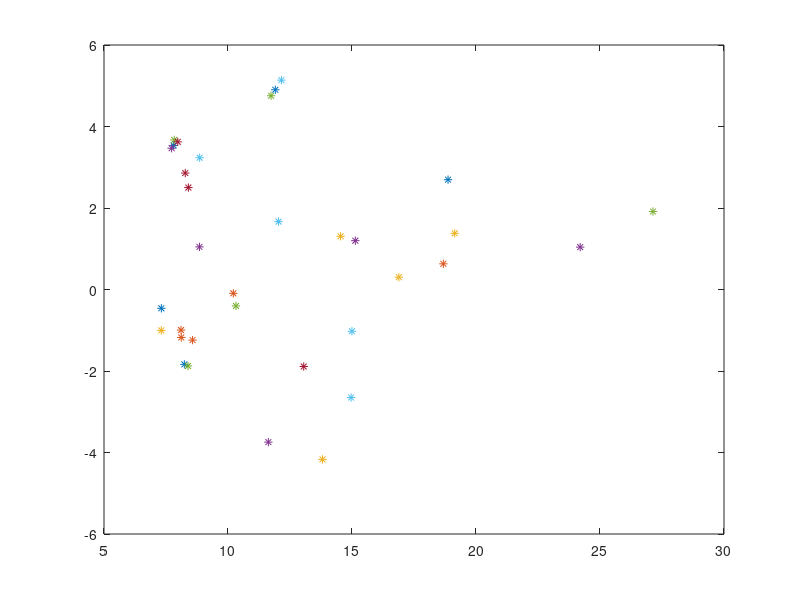

The MATLAB source for this figure:
%%Get Features from Raw Data
%%Features: Land Use
Data=[
2.87	23.43	2.22	1.61	2.42	8.31	1.59	5.75	4.73	0.07	6.17	3.17	1.07	1.48	1.19	2.74	4.05	1.84	1.27	6.94	14.21	1.09	1.19	20.79	9.60	5.73	0.00	0.31	10.22	0.00	1.69	0.10	0.00	14.89
0.13	4.11	4.99	2.87	3.30	7.09	1.04	0.00	0.00	0.36	3.28	49.25	19.44	1.17	1.26	15.36	2.75	3.68	0.00	13.89	0.00	2.84	0.37	0.48	0.00	12.02	0.00	0.00	0.00	0.00	0.00	1.31	0.00	0.00
75.45	50.83	12.70	73.06	72.01	42.74	64.70	70.71	83.98	0.02	75.49	33.75	47.52	83.72	81.85	59.59	74.42	16.44	83.63	20.12	71.65	58.49	61.75	44.94	58.54	44.60	59.07	85.22	54.71	63.69	88.07	33.57	48.16	67.75
0.00	0.00	5.48	0.29	0.00	0.00	0.00	0.00	0.00	23.21	0.00	0.00	0.00	0.00	0.00	0.00	0.00	0.00	0.00	0.00	0.00	27.69	0.00	0.00	0.00	0.00	0.22	0.00	0.00	0.00	0.00	39.71	0.00	0.00
21.54	21.64	74.61	22.16	22.26	41.85	32.66	23.54	11.29	76.34	15.07	13.83	31.98	13.62	15.70	22.31	18.78	78.04	15.10	59.06	14.15	9.88	36.69	33.80	31.86	37.64	40.70	14.46	35.06	36.31	10.25	25.31	51.84	17.36

]
DataT = Data'

%%
%%Count the Mahalanobis distance
X=DataT

[mx,nx] = size(X);
Dis = ones(mx,nx);
C = cov(X);
for i=1:mx
for j=1:mx
D(i,j)=((X(i,:)-X(j,:))*pinv(C)*(X(i,:)-X(j,:))')^0.5;
end
end


%%
%%Use PCA to decrease dimention from 34 to 2
[COEFF,SCORE,latent,tsquare] = pca(D);

important = cumsum(latent)/sum(latent)

tranMix = COEFF(:,1:2)

result = D * tranMix


%%
%%Plot in 2D plane

for i = 1:34

plot(result(i,1),result(i,2),'*')
hold on
    
end

